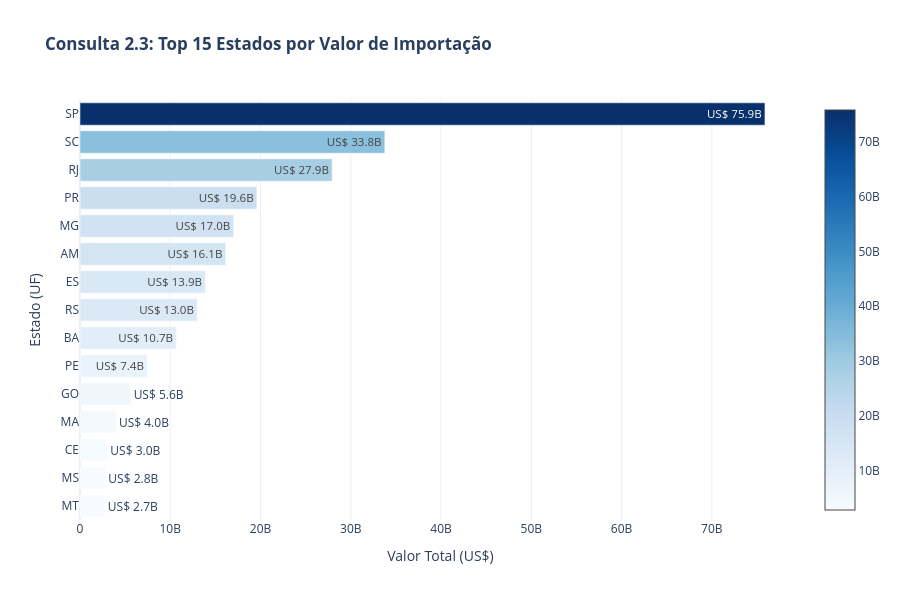

Notebook code for this chart:
### Markdown cell above
### 6.2.3 Consulta 5: Top 15 estados por valor de importação

### Code cell
query_2_3 = """
SELECT 
    uf.NOME_UF,
    uf.SIGLA_UF,
    COUNT(*) as total_operacoes,
    SUM(i.VL_FOB) as valor_total,
    SUM(i.KG_LIQUIDO) as peso_total,
    AVG(i.VL_FOB) as valor_medio
FROM Importacoes i
JOIN UF uf ON i.COD_UF = uf.COD_UF
GROUP BY uf.COD_UF, uf.NOME_UF, uf.SIGLA_UF
ORDER BY valor_total DESC;
"""
try:
    df_2_3 = db.execute_query(query_2_3, return_df=True)
    if not df_2_3.empty:
        # Gráfico de barras horizontais para todos os estados
        top_15 = df_2_3.head(15)
        
        fig = go.Figure(data=[
            go.Bar(
                y=top_15['SIGLA_UF'][::-1],  # Inverter para maior no topo
                x=top_15['valor_total'][::-1],
                orientation='h',
                marker=dict(
                    color=top_15['valor_total'][::-1],
                    colorscale='Blues',
                    showscale=True
                ),
                text=[format_currency(v) for v in top_15['valor_total'][::-1]],
                textposition='auto',
                hovertemplate='<b>%{y}</b><br>' +
                             'Valor: %{text}<br>' +
                             'Operações: %{customdata:,}<br>' +
                             '<extra></extra>',
                customdata=top_15['total_operacoes'][::-1]
            )
        ])
        
        fig.update_layout(
            title="<b>Consulta 2.3: Top 15 Estados por Valor de Importação</b>",
            xaxis_title="Valor Total (US$)",
            yaxis_title="Estado (UF)",
            height=600,
            template="plotly_white"
        )
        fig.show()
        display(df_2_3)
        print(f"Resultado: {len(df_2_3)} estados analisados")
    else:
        print("Sem dados para visualizar")
except Exception as e:
    print(f"Erro: {e}")

### Figure 1 — Plotly figure (JSON) as saved in the notebook; plotly's stock layout.template omitted (floating-point values rounded to 4 significant figures)
{"data": [{"customdata": [6251, 12840, 26415, 4258, 47677, 43988, 43018, 136912, 58066, 111553, 199819, 195820, 164006, 329079, 788686], "hovertemplate": "<b>%{y}</b><br>Valor: %{text}<br>Operações: %{customdata:,}<br><extra></extra>", "marker": {"color": [2749703681, 2808230320, 3028151838, 3978473181, 5608638616, 7440218641, 10675132111, 12980704170, 13886945704, 16135054250, 17016100064, 19594722368, 27934201684, 33771587792, 75882406908], "colorscale": [[0, "rgb(247,251,255)"], [0.125, "rgb(222,235,247)"], [0.25, "rgb(198,219,239)"], [0.375, "rgb(158,202,225)"], [0.5, "rgb(107,174,214)"], [0.625, "rgb(66,146,198)"], [0.75, "rgb(33,113,181)"], [0.875, "rgb(8,81,156)"], [1, "rgb(8,48,107)"]], "showscale": true}, "orientation": "h", "text": ["US$ 2.7B", "US$ 2.8B", "US$ 3.0B", "US$ 4.0B", "US$ 5.6B", "US$ 7.4B", "US$ 10.7B", "US$ 13.0B", "US$ 13.9B", "US$ 16.1B", "US$ 17.0B", "US$ 19.6B", "US$ 27.9B", "US$ 33.8B", "US$ 75.9B"], "textposition": "auto", "type": "bar", "x": [2749703681, 2808230320, 3028151838, 3978473181, 5608638616, 7440218641, 10675132111, 12980704170, 13886945704, 16135054250, 17016100064, 19594722368, 27934201684, 33771587792, 75882406908], "y": ["MT", "MS", "CE", "MA", "GO", "PE", "BA", "RS", "ES", "AM", "MG", "PR", "RJ", "SC", "SP"]}], "layout": {"height": 600, "title": {"text": "<b>Consulta 2.3: Top 15 Estados por Valor de Importação</b>"}, "xaxis": {"title": {"text": "Valor Total (US$)"}}, "yaxis": {"title": {"text": "Estado (UF)"}}}}
